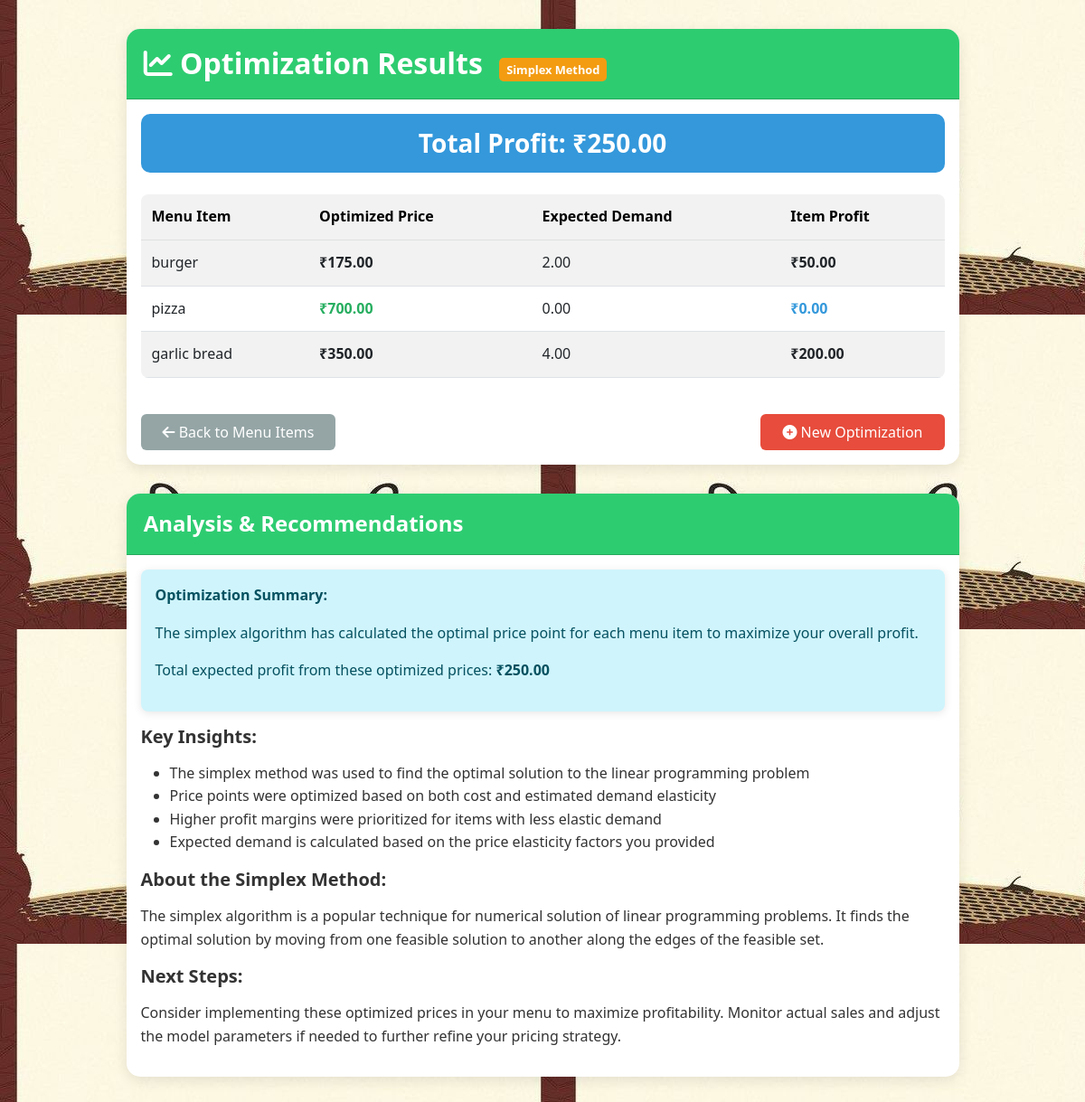
Screenshot of /results/27/ with the database file from the repository.
### feastfairapp/models.py (models this page shows, shortened)
class OptimizationResult(models.Model):
    date_created = models.DateTimeField(auto_now_add=True)
    total_profit = models.DecimalField(max_digits=10, decimal_places=2)
    method = models.CharField(max_length=50, default="Simplex")  # Store the optimization method used

class OptimizedMenuItem(models.Model):
    optimization = models.ForeignKey(OptimizationResult, on_delete=models.CASCADE, related_name='menu_items')
    name = models.CharField(max_length=100)
    optimized_price = models.DecimalField(max_digits=10, decimal_places=2)
    expected_demand = models.DecimalField(max_digits=10, decimal_places=2)  # Changed to decimal for precision
    item_profit = models.DecimalField(max_digits=10, decimal_places=2)

### feastfairapp/views.py (the view)
# urls.py: path('results/<int:pk>/', views.results_view, name='results'),
def results_view(request, pk):
    try:
        optimization = OptimizationResult.objects.get(pk=pk)
        optimized_items = optimization.menu_items.all()  # This is correct - gets all items
        context = {
            'optimization': optimization,
            'optimized_items': optimized_items,  # Correctly passing all items to template
        }
        return render(request, 'results.html', context)
    except OptimizationResult.DoesNotExist:
        messages.error(request, "Optimization results not found.")
        return redirect('home_view')

### feastfairapp/templates/results.html (shortened to what this page needs)
{% load static %}
<!DOCTYPE html>
<html lang="en">
<head>
    <link rel="stylesheet" href="https://cdnjs.cloudflare.com/ajax/libs/bootstrap/5.2.3/css/bootstrap.min.css">
    <link rel="stylesheet" href="https://cdnjs.cloudflare.com/ajax/libs/font-awesome/6.0.0/css/all.min.css">
    <link rel="stylesheet" href="{% static 'optimizer/css/style.css' %}">
</head>
<body>
    <div class="container">
        <div class="row justify-content-center">
            <div class="col-lg-10">
                <div class="card">
                    <div class="card-header">
                        <h2 class="mb-0">
                            <i class="fas fa-chart-line"></i> Optimization Results
                            <span class="method-badge">Simplex Method</span>
                        </h2>
                    </div>
                    <div class="card-body">
                        <div class="total-profit text-center">
                            <h3>Total Profit: ₹{{ optimization.total_profit|floatformat:2 }}</h3>
                        </div>
                        <div class="table-responsive">
                            <table class="table table-striped table-hover">
                                <thead class="table-light">
                                    <tr>
                                        <th>Menu Item</th>
                                        <th>Optimized Price</th>
                                        <th>Expected Demand</th>
                                        <th>Item Profit</th>
                                    </tr>
                                </thead>
                                <tbody>
                                    {% for item in optimization.menu_items.all %}                                    <tr>
                                        <td>{{ item.name }}</td>
                                        <td class="price-cell">₹{{ item.optimized_price|floatformat:2 }}</td>
                                        <td>{{ item.expected_demand|floatformat:2 }}</td>
                                        <td class="profit-cell">₹{{ item.item_profit|floatformat:2 }}</td>
                                    </tr>
                                    {% endfor %}
                                </tbody>
                            </table>
                        </div>
                        <div class="mt-4 d-flex justify-content-between">
                            <a href="{% url 'input_menu' %}" class="btn btn-back btn-secondary">
                                <i class="fas fa-arrow-left"></i> Back to Menu Items
                            </a>
                            <a href="{% url 'home' %}" class="btn btn-new btn-danger">
                                <i class="fas fa-plus-circle"></i> New Optimization
                            </a>
                        </div>
                    </div>
                </div>
                <div class="card">
                    <div class="card-header">
                        <h4 class="mb-0">Analysis & Recommendations</h4>
                    </div>
                    <div class="card-body">
                        <div class="alert alert-info">
                            <p><strong>Optimization Summary:</strong></p>
                            <p>The simplex algorithm has calculated the optimal price point for each menu item to
                                maximize your overall profit.</p>
                            <p>Total expected profit from these optimized prices: <strong>₹{{optimization.total_profit|floatformat:2 }}</strong></p>
                        </div>
                        <h5>Key Insights:</h5>
                        <ul>
                            <li>The simplex method was used to find the optimal solution to the linear programming
                                problem</li>
                            <li>Price points were optimized based on both cost and estimated demand elasticity</li>
                            <li>Higher profit margins were prioritized for items with less elastic demand</li>
                            <li>Expected demand is calculated based on the price elasticity factors you provided</li>
                        </ul>
                        <h5>About the Simplex Method:</h5>
                        <p>The simplex algorithm is a popular technique for numerical solution of linear programming
                            problems. It finds the optimal solution by moving from one feasible solution to another
                            along the edges of the feasible set.</p>
                        <h5>Next Steps:</h5>
                        <p>Consider implementing these optimized prices in your menu to maximize profitability. Monitor
                            actual sales and adjust the model parameters if needed to further refine your pricing
                            strategy.</p>
                    </div>
                </div>
            </div>
        </div>
    </div>
</body>
</html>

### static/optimizer/css/style.css (style rules this page uses)
body { font-family: 'Segoe UI', Tahoma, Geneva, Verdana, sans-serif; line-height: 1.6; color: #333; }
h1, h2, h3, h4, h5, h6 { font-weight: 600; margin-bottom: 1rem; }
.container { padding: 0 15px; }
.card { transition: all 0.3s ease; }
.btn { border-radius: 6px; padding: 0.5rem 1.5rem; font-weight: 500; transition: all 0.3s ease; }
.table { border-collapse: separate; border-spacing: 0; border-radius: 8px; overflow: hidden; }
.table th { background-color: #f8f9fa; font-weight: 600; }
.table td, .table th { padding: 12px; vertical-align: middle; }
.alert { border-radius: 8px; border: none; box-shadow: 0 2px 10px rgba(0, 0, 0, 0.1); }
.card { animation: fadeIn 0.5s ease-in-out; }

### rows the page displays
OptimizationResult: total_profit "250.00"
OptimizedMenuItem: name "burger", optimized_price "175.00", expected_demand "2.00", item_profit "50.00"
OptimizedMenuItem: name "pizza", optimized_price "700.00", expected_demand "0.00", item_profit "0.00"
OptimizedMenuItem: name "garlic bread", optimized_price "350.00", expected_demand "4.00", item_profit "200.00"
